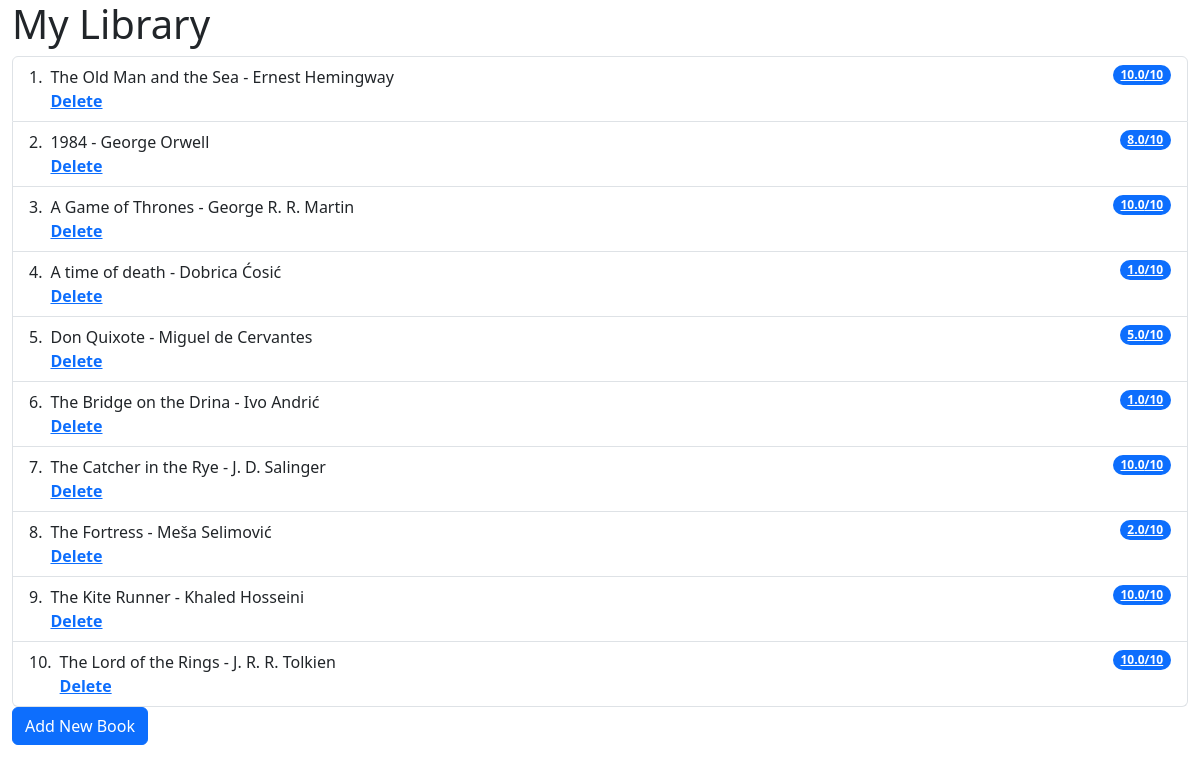
The page / on the database its author committed.
### main.py (models this page shows, shortened)
class Book(db.Model):
    id: Mapped[int] = mapped_column(Integer, primary_key=True)
    title: Mapped[str] = mapped_column(String(250), unique=True, nullable=False)
    author: Mapped[str] = mapped_column(String(250), nullable=False)
    rating: Mapped[str] = mapped_column(Float, nullable=False)

### main.py (the view)
@app.route('/')
def home():
    result = db.session.execute(db.select(Book).order_by(Book.title))
    all_books = result.scalars().all()
    return render_template("index.html", books=all_books)

### templates/index.html (shortened to what this page needs)
<!DOCTYPE html>
<html lang="en">
  <head>
    <link href="https://cdn.jsdelivr.net/npm/bootstrap@5.3.3/dist/css/bootstrap.min.css" rel="stylesheet">
  </head>
  <body>
  <div class="container-fluid">
    <h1>My Library</h1>
    <ol class="list-group list-group-numbered">
      {% for book in books: %}
       <li class="list-group-item d-flex justify-content-between align-items-start">
    <div class="ms-2 me-auto">
      {{book.title}} - {{book.author}}
      <div class="fw-bold"><a href="{{url_for('delete', id=book.id)}}">Delete</a></div>
    </div>
    <span class="badge text-bg-primary rounded-pill"><a class="text-white" href="{{url_for('show', id=book.id)}}">{{book.rating}}/10</a></span>
  </li>
      {% endfor %}
    </ol>
    <a href="{{url_for('add')}}" class="btn btn-primary">Add New Book</a>
  </body>
</html>

### rows shown on the page
Book: title "The Old Man and the Sea", author "Ernest Hemingway", rating "10.0"
Book: title "1984", author "George Orwell", rating "8.0"
Book: title "A Game of Thrones", author "George R. R. Martin", rating "10.0"
Book: title "A time of death", author "Dobrica Ćosić", rating "1.0"
Book: title "Don Quixote", author "Miguel de Cervantes", rating "5.0"
Book: title "The Bridge on the Drina", author "Ivo Andrić", rating "1.0"
Book: title "The Catcher in the Rye", author "J. D. Salinger", rating "10.0"
Book: title "The Fortress", author "Meša Selimović", rating "2.0"
Book: title "The Kite Runner", author "Khaled Hosseini", rating "10.0"
Book: title "The Lord of the Rings", author "J. R. R. Tolkien", rating "10.0"
